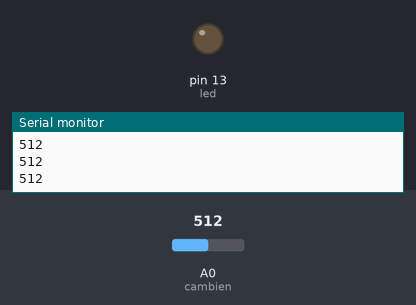
Recording of a sketch running on a simulated Arduino Uno, built with avr-gcc and run on an emulated ATmega328P. Parts: output pins drawn as LEDs (lit = HIGH), the last lines printed to the serial monitor. The inputs (shaded band) are chosen by the test bench; at power-on: A0 (cambien) = 512.

Above: at 1.2 s.
1.3 s: A0 (cambien) set to 988
2.8 s: A0 (cambien) set to 1017
At 4.1 s:
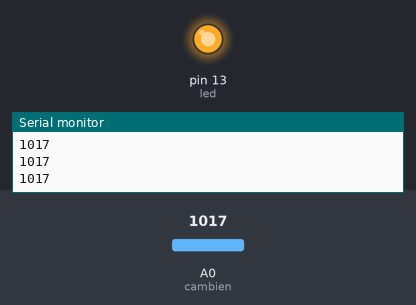
4.4 s: A0 (cambien) set to 990
At 5.1 s:
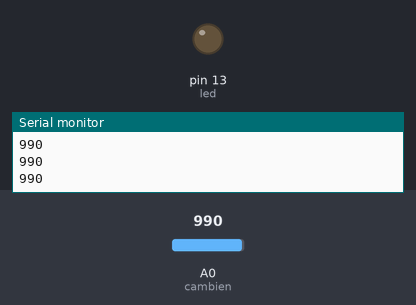
6.0 s: A0 (cambien) set to 1010
At 6.4 s:
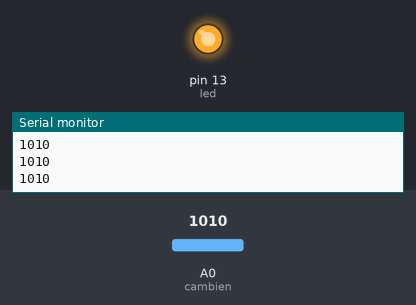
Timing chart, 0 to 8.6 s (numbered marks = the images above; inputs shaded):
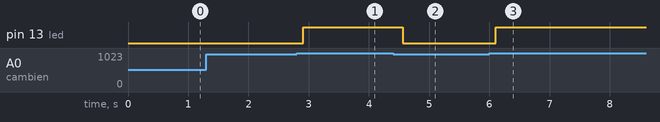

The sketch:

Anh_sang.ino
```cpp
/*
 - Cam biến ánh sáng:
    + VCC vối 5V
    + Chân giữa nối GND
    + D0 nối A0
 - Đầu phát:
    + Đèn hồng ngoại nối như đèn bt
*/
#include<IRremote.h>
IRsend irsend;
int cambien=A0;
int led =13;
int value=0;
void setup() {
  // put your setup code here, to run once:

  pinMode(led,OUTPUT);
  pinMode(cambien,INPUT);
  Serial.begin(9600);
}
void loop() {
  // put your main code here, to run repeatedly:

value = analogRead(cambien);
Serial.println(value);
if(value<1000)
{
  irsend.sendRC5(0,10);
  digitalWrite(led,LOW);
}
else{
  irsend.sendRC5(1,10);
   digitalWrite(led,HIGH);
}
delay(50);

}
```

Measured:
- the behaviour switches between 999 and 1000 on A0 (cambien) (found by bisection; images 0 and 1)
- after the input at 2.8 s, pin 13 (led): LOW → HIGH after 0.11 s
- after the input at 4.4 s, pin 13 (led): HIGH → LOW after 0.16 s
- after the input at 6.0 s, pin 13 (led): LOW → HIGH after 0.10 s
